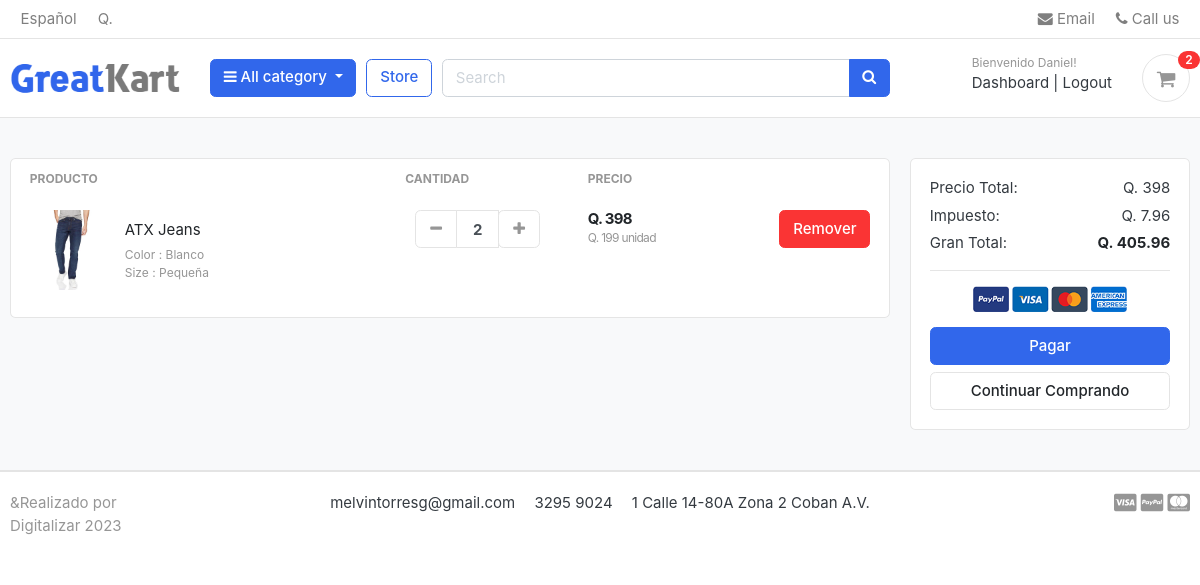
The app's page /cart/ (signed in), older data.
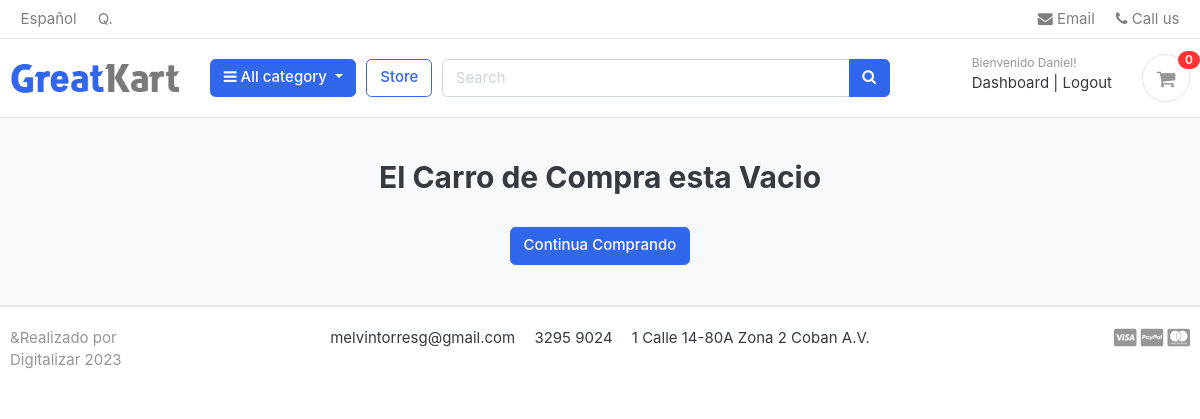
The same page, newer data.
### carts/models.py (models this page shows, shortened)
class CartItem(models.Model):
    user = models.ForeignKey(Account, on_delete=models.CASCADE, null=True)
    product = models.ForeignKey(Product, on_delete=models.CASCADE)
    variations = models.ManyToManyField(Variation, blank=True)
    cart    = models.ForeignKey(Cart, on_delete=models.CASCADE, null=True)
    quantity = models.IntegerField()
    is_active = models.BooleanField(default=True)
    def sub_total(self):
        return self.product.price * self.quantity

### store/models.py (models this page shows, shortened)
class Product(models.Model):
        product_name    = models.CharField(max_length=200, unique=True)
        slug            = models.SlugField(max_length=200, unique=True)
        description     = models.TextField(max_length=500, blank=True)
        price           = models.IntegerField()
        images          = models.ImageField(upload_to='photos/products')
        stock           = models.IntegerField()
        is_available    = models.BooleanField(default=True)
        category        = models.ForeignKey(Category, on_delete= models.CASCADE)
        created_date    = models.DateTimeField(auto_now_add=True)
        modified_date   = models.DateTimeField(auto_now=True)
        def get_url(self):
                return reverse('product_details', args=[self.category.slug, self.slug])

class Variation(models.Model):
        product = models.ForeignKey(Product, on_delete=models.CASCADE)
        variation_category = models.CharField(max_length=100, choices=variation_category_choice)
        variation_value    = models.CharField(max_length=100)
        is_active          = models.BooleanField(default=True)
        created_date       = models.DateTimeField(auto_now=True)
        objects = VariationManager()

### carts/views.py (the view)
# urls.py: path('', views.cart, name='cart'),
def cart(request, total=0, quantity=0, cart_items=None):
    try:
        tax = 0
        grand_total = 0
        if request.user.is_authenticated:
            cart_items = CartItem.objects.filter(user=request.user, is_active=True)
        else:
            cart = Cart.objects.get(cart_id=_cart_id(request))
            cart_items = CartItem.objects.filter(cart=cart, is_active=True)
        for cart_item in cart_items:
            total += (cart_item.product.price * cart_item.quantity)
            quantity += cart_item.quantity
        tax = (2 * total)/100
        grand_total = total + tax
    except ObjectDoesNotExist:
        pass #just ignore
    context = {
        'total': total,
        'quantity': quantity,
        'cart_items': cart_items,
        'tax'       : tax,
        'grand_total': grand_total,
    }
    return render(request, 'store/cart.html', context)

### carts/context_processors.py (called while the page is built)
def counter(request):
    cart_count = 0
    if 'admin' in request.path:
        return {}
    else:
        try:
            cart = Cart.objects.filter(cart_id=_cart_id(request))
            if request.user.is_authenticated:
                cart_items = CartItem.objects.all().filter(user=request.user)
            else:
                cart_items = CartItem.objects.all().filter(cart=cart[:1])
            for cart_item in cart_items:
                cart_count += cart_item.quantity
        except Cart.DoesNotExist:
            cart_count = 0
    return dict(cart_count=cart_count)

### carts/views.py (called while the page is built)
def _cart_id(request):
    cart = request.session.session_key
    if not cart:
        cart = request.session.create()
    return cart

### category/context_processors.py (called while the page is built)
def menu_links(request):
        links = Category.objects.all()
        return dict(links=links)

### category/models.py (called while the page is built)
    def get_url(self):
        return reverse('products_by_category', args = [self.slug])

### templates/store/cart.html (shortened to what the changed rows need)
{% extends 'base.html' %}
{% load static %}
{% block content %}
<section class="section-content padding-y bg">
        <div class="container">
        {% if not cart_items %}
	<h2 class="text-center">El Carro de Compra esta Vacio</h2>
	<br>
	<div class="text-center">
		<a href="{% url 'store' %}" class="btn btn-primary">Continua Comprando</a>
	</div>
        {% else %}
        <div class="row">
                <aside class="col-lg-9">
        <div class="card">
        <table class="table table-borderless table-shopping-cart">
        <thead class="text-muted">
        <tr class="small text-uppercase">
          <th scope="col">Producto</th>
          <th scope="col" width="120">Cantidad</th>
          <th scope="col" width="120">Precio</th>
          <th scope="col" class="text-right" width="200"> </th>
        </tr>
        </thead>
        <tbody>
        {% for cart_item in cart_items %}
        <tr>
                <td>
                        <figure class="itemside align-items-center">
                                <div class="aside"><img src="{{ cart_item.product.images.url }}" class="img-sm"></div>
                                <figcaption class="info">
                                        <a href="{{ cart_item.product.get_url }}" class="title text-dark">{{ cart_item.product.product_name }}</a>
				        <p class="text-muted small">
                                                {% if cart_item.variations.all %}
                                                        {% for item in cart_item.variations.all %}
                                                         {{ item.variation_category | capfirst }} : {{ item.variation_value | capfirst }} <br>
                                                        {% endfor %}
                                                {% endif %}
                                        </p>
                                </figcaption>
                        </figure>
                </td>
                <td>
                        <div class="col">
                          <div class="input-group input-spinner">
                            <div class="input-group-prepend">
                            <a href="{% url 'remove_cart' cart_item.product.id cart_item.id %}" class="btn btn-light" type="button" id="button-plus"> <i class="fa fa-minus"></i> </a>
                            </div>
                            <input type="text" class="form-control"  value="{{ cart_item.quantity }}">
                            <div class="input-group-append">
                                <form action="{% url 'add_cart' cart_item.product.id %}" method="POST">
                                         <button class="btn btn-light" type="submit" id="button-minus"> <i class="fa fa-plus"></i> </button>
                                </form>
                            </div>
                          </div>
                        </div>
                </td>
                <td>
                        <div class="price-wrap">
                                <var class="price">Q. {{ cart_item.sub_total }}</var>
                                <small class="text-muted"> Q. {{ cart_item.product.price }} unidad </small>
                        </div>
                </td>
                <td class="text-right">
                <a href="{% url 'remove_cart_item' cart_item.product.id cart_item.id %}" onclick="return confirm('Estas seguro de eliminar el producto?')" class="btn btn-danger"> Remover</a>
                </td>
        </tr>
        {% endfor %}
        </tbody>
        </table>
        </div>
                </aside>
                <aside class="col-lg-3">
                        <div class="card">
                        <div class="card-body">
                                <dl class="dlist-align">
                                  <dt>Precio Total:</dt>
                                  <dd class="text-right">Q. {{total}} </dd>
                                </dl>
                                <dl class="dlist-align">
                                  <dt>Impuesto:</dt>
                                  <dd class="text-right"> Q. {{tax}}</dd>
                                </dl>
                                <dl class="dlist-align">
                                  <dt>Gran Total:</dt>
                                  <dd class="text-right text-dark b"><strong>Q. {{grand_total}}</strong></dd>
                                </dl>
                                <hr>
                                <p class="text-center mb-3">
                                        <img src="{% static './images/misc/payments.png' %}" height="26">
                                </p>
                                <a href="{% url 'checkout' %}" class="btn btn-primary btn-block"> Pagar </a>
                                <a href="{% url 'store' %}" class="btn btn-light btn-block">Continuar Comprando</a>
                        </div>
                        </div>
        </aside>
        </div>
        {% endif %}
        </div>
        </section>
{% endblock %}

### templates/includes/navbar.html (shortened to what the changed rows need)
{% load static %}
<header class="section-header">
        <section class="header-main border-bottom">
                <div class="container">
        <div class="row align-items-center">
                <div class="col-lg-3 col-sm-6 col-8 order-2 order-lg-3">
                                        <div class="d-flex justify-content-end mb-3 mb-lg-0">
                                                <a href="{% url 'cart' %}" class="widget-header pl-3 ml-3">
                                                        <div class="icon icon-sm rounded-circle border"><i class="fa fa-shopping-cart"></i></div>
                                                        <span class="badge badge-pill badge-danger notify">{{cart_count}}</span>
                                                </a>
                                        </div>
                                </div>
        </div>
                </div>
        </section>
        </header>

Row changes from the older to the newer data that the page shows:
removed CartItem: product.images (picture), product.product_name "ATX Jeans", quantity "2", sub_total "398", product.price "199"
no longer on this page (row unchanged): Variation: variation_category "Color", variation_value "Blanco"
no longer on this page (row unchanged): Variation: variation_category "Size", variation_value "Pequeña"
Text that changed along with them:
{{ cart_count }}: "2" → "0"
{{ total }}: "398" → (not shown)
{{ tax }}: "7.96" → (not shown)
{{ grand_total }}: "405.96" → (not shown)
text no longer shown: "PRODUCTO CANTIDAD PRECIO Precio Total: Q. Impuesto: Q. Gran Total: Q. Pagar Continuar Comprando"
text now shown: "El Carro de Compra esta Vacio Continua Comprando"
